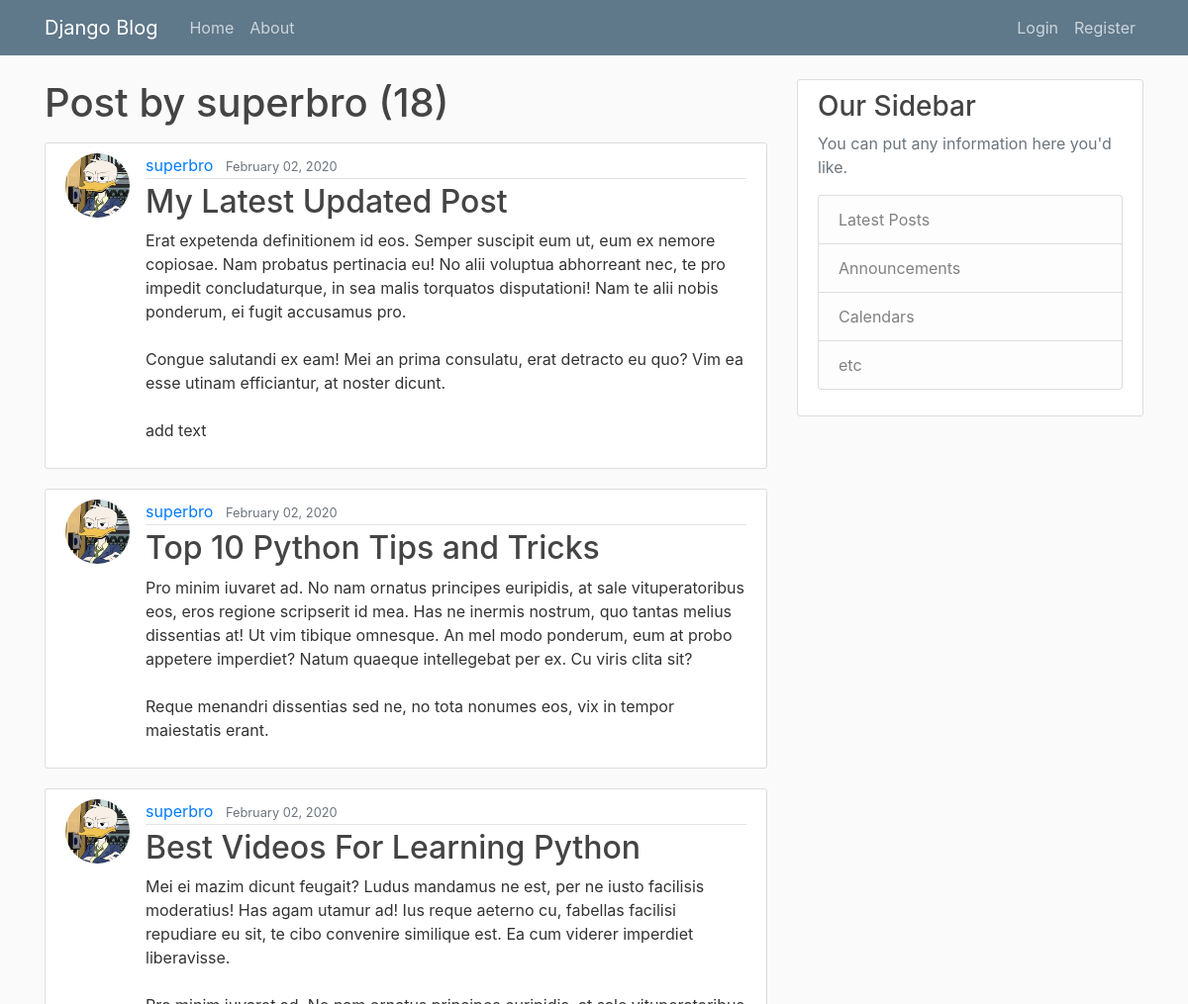
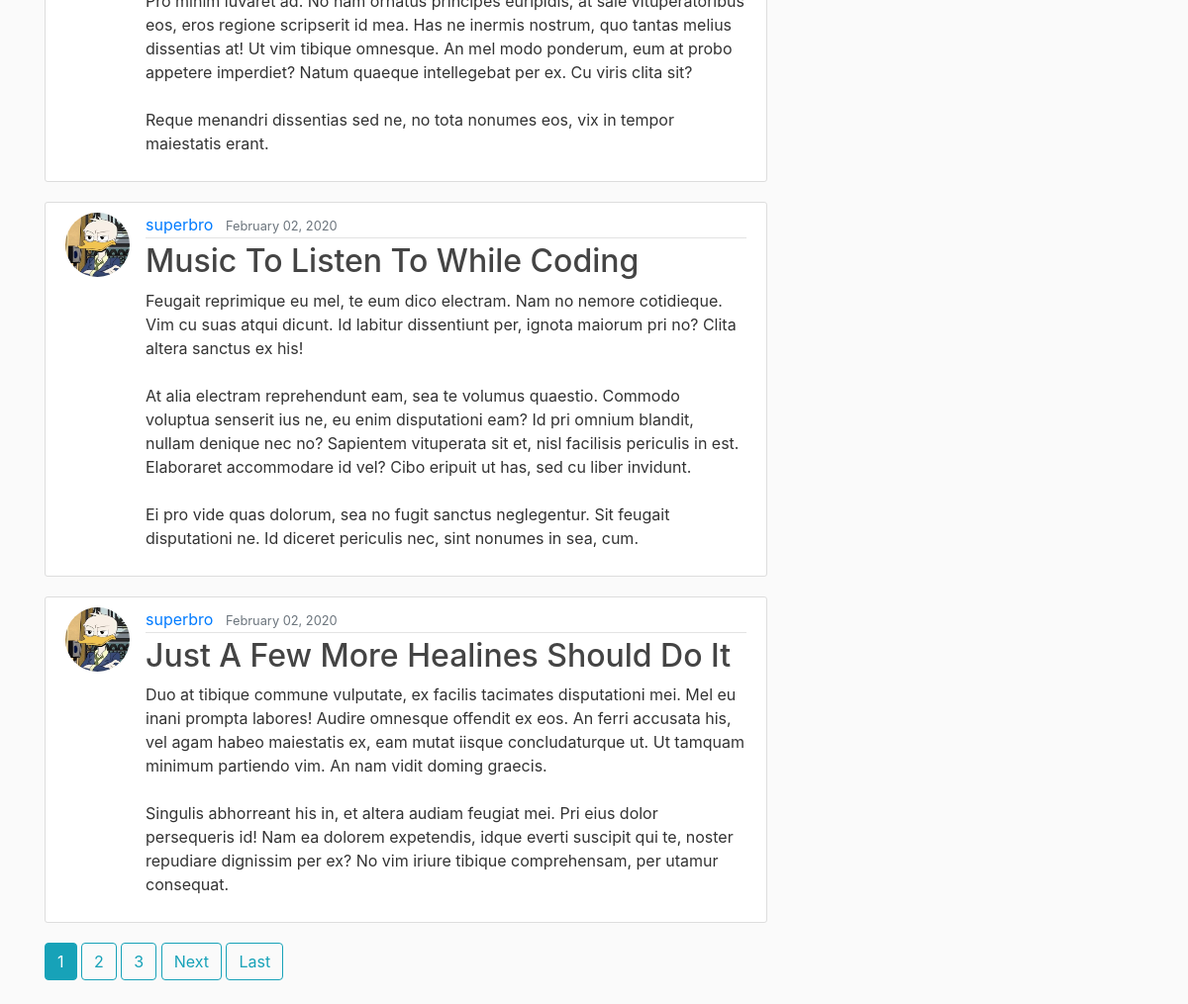
The app's page /user/superbro with its own data (2 pictures, top to bottom).
### blog/models.py (models this page shows, shortened)
class post(models.Model):
	title = models.CharField(max_length=100)
	content = models.TextField()
	date_posted = models.DateTimeField(default=timezone.now)
	author = models.ForeignKey(User,on_delete=models.CASCADE)

### users/models.py (models this page shows, shortened)
class Profile(models.Model):
	user = models.OneToOneField(User, on_delete=models.CASCADE)
	image = models.ImageField(default='default.jpg',upload_to='profile_pics')

### blog/views.py (the view)
# urls.py: path('user/<str:username>', UserPostListView.as_view(), name="user-posts"),
class UserPostListView(ListView):
	model = post
	template_name = 'blog/user_posts.html'
	context_object_name = 'posts'
	ordering = ['-date_posted']
	paginate_by = 5
	def get_queryset(self):
		user = get_object_or_404(User, username = self.kwargs.get('username'))
		return post.objects.filter(author=user).order_by('-date_posted')

### blog/templates/blog/user_posts.html (shortened to what this page needs)
{% extends "blog/base.html" %}
{% block content %}
  <h1 class="mb-3">Post by {{view.kwargs.username }} ({{ page_obj.paginator.count }})</h1>
	{% for post in posts %}
		<article class="media content-section">
      <img class="rounded-circle article-img" src="{{post.author.profile.image.url}}">
  			<div class="media-body">
    			<div class="article-metadata">
      				<a class="mr-2" href="{% url 'user-posts' post.author.username %}">{{ post.author }}</a>
     				<small class="text-muted">{{ post.date_posted|date:"F d, Y" }}</small>
    			</div>
    			<h2><a class="article-title" href="{% url 'post-detail' post.id %}">{{ post.title }}</a></h2>
    			<p class="article-content">{{ post.content }}</p>
  			</div>
		</article>
	{% endfor %}
  {% if is_paginated %}
      {% for num in page_obj.paginator.page_range %}
        {% if page_obj.number == num %}
          <a class="btn btn-info mb-4" href="?page={{ num }}">{{ num }}</a>
        {% elif num > page_obj.number|add:'-3' and num < page_obj.number|add:'3' %}
          <a class="btn btn-outline-info mb-4" href="?page={{ num }}">{{ num }}</a>
        {% endif %}
      {% endfor %}
      {% if page_obj.has_next %}
      <a class="btn btn-outline-info mb-4" href="?page={{ page_obj.next_page_number }}">Next</a>
      <a class="btn btn-outline-info mb-4" href="?page={{ page_obj.paginator.num_pages }}">Last</a>
    {% endif %}
  {% endif %}
{% endblock content %}

### blog/templates/blog/base.html (shortened to what this page needs)
{% load static %}
<!DOCTYPE html>
<html>
<head>
    <link rel="stylesheet" href="https://stackpath.bootstrapcdn.com/bootstrap/4.3.1/css/bootstrap.min.css">
    <link rel="stylesheet" type="text/css" href="{% static 'blog/main.css' %}">
</head>
<body>
<header class="site-header">
	<nav class="navbar navbar-expand-md navbar-dark bg-steel fixed-top">
    <div class="container">
    	<a class="navbar-brand mr-4" href="/">Django Blog</a>
    	<div class="collapse navbar-collapse" id="navbarToggle">
        <div class="navbar-nav mr-auto">
        	<a class="nav-item nav-link" href="/">Home</a>
        	<a class="nav-item nav-link" href="/about">About</a>
        </div>
        <div class="navbar-nav">
            {% if user.is_authenticated %}
                <a class="nav-item nav-link" href="{% url 'post-create' %}">New post</a>
                <a class="nav-item nav-link" href="{% url 'profile' %}">profile</a>
                <a class="nav-item nav-link" href="{% url 'logout' %}">Logout</a>
            {% else %}
        	   <a class="nav-item nav-link" href="{% url 'login' %}">Login</a>
        	   <a class="nav-item nav-link" href="{% url 'register' %}">Register</a>
            {% endif %}
        </div>
    </div>
</div>
</nav>
</header>
<main role="main" class="container">
  <div class="row">
    <div class="col-md-8">
        {% block content %}{% endblock %}
    </div>
    <div class="col-md-4">
      <div class="content-section">
        <h3>Our Sidebar</h3>
        <p class='text-muted'>You can put any information here you'd like.
          <ul class="list-group">
            <li class="list-group-item list-group-item-light">Latest Posts</li>
            <li class="list-group-item list-group-item-light">Announcements</li>
            <li class="list-group-item list-group-item-light">Calendars</li>
            <li class="list-group-item list-group-item-light">etc</li>
          </ul>
        </p>
      </div>
    </div>
  </div>
</main>
</body>
</html>

### blog/static/blog/main.css (style rules this page uses)
body { background: #fafafa; color: #333333; margin-top: 5rem; }
h1, h2, h3, h4, h5, h6 { color: #444444; }
ul { margin: 0; }
.bg-steel { background-color: #5f788a; }
.site-header .navbar-nav .nav-link { color: #cbd5db; }
.content-section { background: #ffffff; padding: 10px 20px; border: 1px solid #dddddd; border-radius: 3px; margin-bottom: 20px; }
.article-title { color: #444444; }
.article-content { white-space: pre-line; }
.article-img { height: 65px; width: 65px; margin-right: 16px; }
.article-metadata { padding-bottom: 1px; margin-bottom: 4px; border-bottom: 1px solid #e3e3e3 }

### records on screen
post: author.profile.image (picture), author "superbro", date_posted "February 02, 2020", title "My Latest Updated Post", content "Erat expetenda definitionem id eos. Semper suscipit eum ut, eum ex nemore copiosae. Nam probatus pertinacia eu! No alii voluptua abhorreant nec, te pro impedit concludaturque, in sea malis torquatos disputationi! Nam te alii nobis ponderum, ei fugit accusamus pro. Congue salutandi ex eam! Mei an prima consulatu, erat detracto eu quo? Vim ea esse utinam efficiantur, at noster dicunt. add text"
post: author.profile.image (picture), author "superbro", date_posted "February 02, 2020", title "Top 10 Python Tips and Tricks", content "Pro minim iuvaret ad. No nam ornatus principes euripidis, at sale vituperatoribus eos, eros regione scripserit id mea. Has ne inermis nostrum, quo tantas melius dissentias at! Ut vim tibique omnesque. An mel modo ponderum, eum at probo appetere imperdiet? Natum quaeque intellegebat per ex. Cu viris clita sit? Reque menandri dissentias sed ne, no tota nonumes eos, vix in tempor maiestatis erant."
post: author.profile.image (picture), author "superbro", date_posted "February 02, 2020", title "Best Videos For Learning Python", content "Mei ei mazim dicunt feugait? Ludus mandamus ne est, per ne iusto facilisis moderatius! Has agam utamur ad! Ius reque aeterno cu, fabellas facilisi repudiare eu sit, te cibo convenire similique est. Ea cum viderer imperdiet liberavisse. Pro minim iuvaret ad. No nam ornatus principes euripidis, at sale vituperatoribus eos, eros regione scripserit id mea. Has ne inermis nostrum, quo tantas melius dissentias at! Ut vim tibique omnesque. An mel modo ponderum, eum at probo appetere imperdiet? Natum quaeque intellegebat per ex. Cu viris clita sit? Reque menandri dissentias sed ne, no tota nonumes eos, vix in tempor maiestatis erant."
post: author.profile.image (picture), author "superbro", date_posted "February 02, 2020", title "Music To Listen To While Coding", content "Feugait reprimique eu mel, te eum dico electram. Nam no nemore cotidieque. Vim cu suas atqui dicunt. Id labitur dissentiunt per, ignota maiorum pri no? Clita altera sanctus ex his! At alia electram reprehendunt eam, sea te volumus quaestio. Commodo voluptua senserit ius ne, eu enim disputationi eam? Id pri omnium blandit, nullam denique nec no? Sapientem vituperata sit et, nisl facilisis periculis in est. Elaboraret accommodare id vel? Cibo eripuit ut has, sed cu liber invidunt. Ei pro vide quas dolorum, sea no fugit sanctus neglegentur. Sit feugait disputationi ne. Id diceret periculis nec, sint nonumes in sea, cum."
post: author.profile.image (picture), author "superbro", date_posted "February 02, 2020", title "Just A Few More Healines Should Do It", content "Duo at tibique commune vulputate, ex facilis tacimates disputationi mei. Mel eu inani prompta labores! Audire omnesque offendit ex eos. An ferri accusata his, vel agam habeo maiestatis ex, eam mutat iisque concludaturque ut. Ut tamquam minimum partiendo vim. An nam vidit doming graecis. Singulis abhorreant his in, et altera audiam feugiat mei. Pri eius dolor persequeris id! Nam ea dolorem expetendis, idque everti suscipit qui te, noster repudiare dignissim per ex? No vim iriure tibique comprehensam, per utamur consequat."

### other values on screen
{{ view.kwargs.username }} "superbro"
{{ page_obj.paginator.count }} "18"
{{ num }} "1"
{{ num }} "2" "3"
